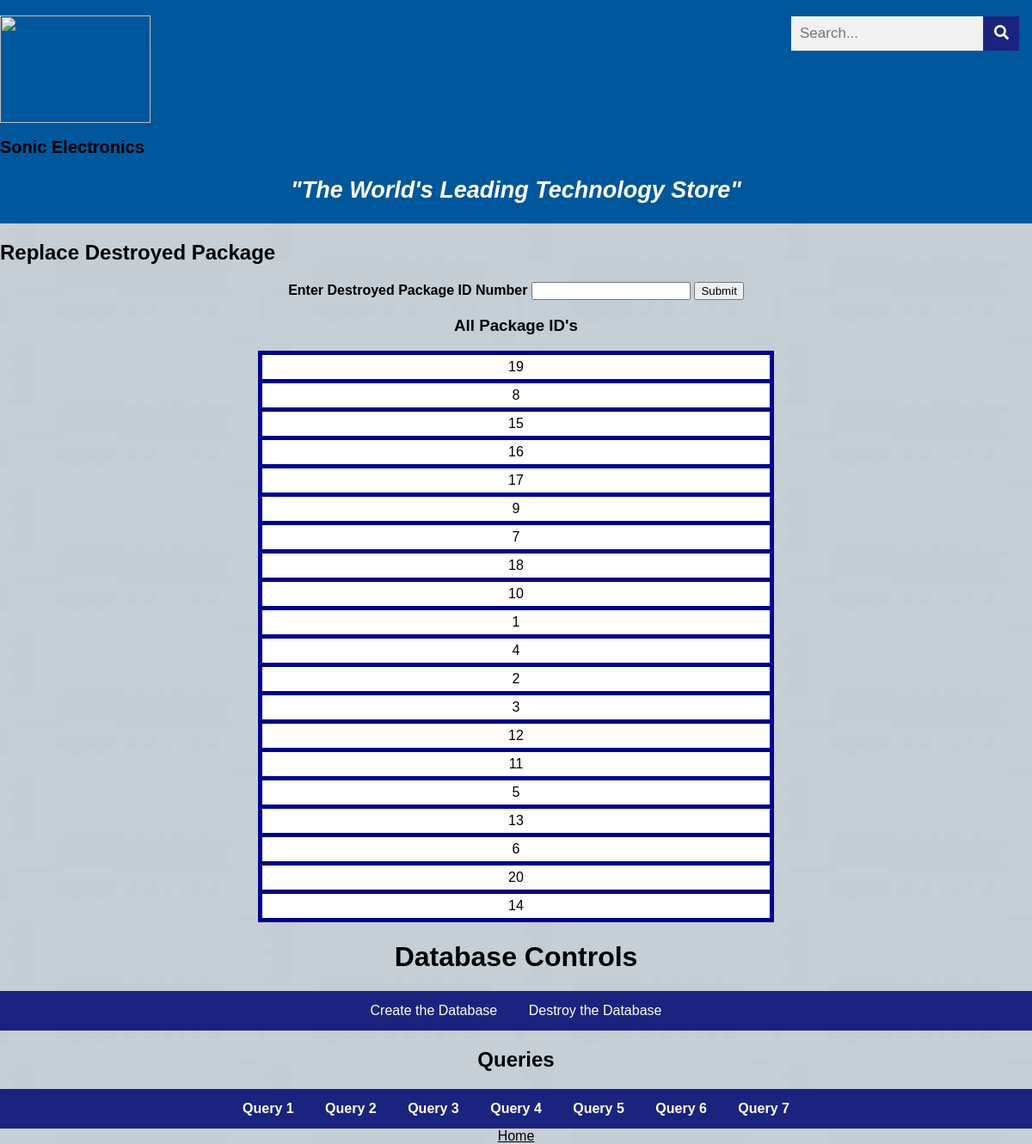
Page /queryOne.php on the committed database.
### tables this page shows
CREATE TABLE receives(
    package_id          INT(5) NOT NULL,
    email               VARCHAR(30) NOT NULL,
    PRIMARY KEY (package_id, email),
    FOREIGN KEY (package_id) REFERENCES package (package_id),
    FOREIGN KEY (email) REFERENCES customer(email)
  );

### common.php (called while the page is built)
<?php
function escape($html)
{
  return htmlspecialchars($html, ENT_QUOTES | ENT_SUBSTITUTE, "UTF-8");
}

### queryOne.php (the view, shortened to what this page needs)
<?php include "templates/header.php"; ?>
<head>
   <link rel="stylesheet" href="css/style.css">
</head>
<html>
<h2>Replace Destroyed Package</h2>
</html>
<?php
    require "config.php";
    require "common.php";
try
{
    if (isset($_POST['submit']))
    {
        $connection = new PDO($dsn, $username, $password, $options);
        $sql_email = "SELECT email
        FROM receives
        WHERE (package_id = ".$_POST["package_id"];
        $sql_email = $sql_email.");";
        $statement = $connection->prepare($sql_email);
        $statement->execute();
        $email_result = $statement->fetchAll();
        $sql_customerinfo = "SELECT *
        FROM customer
        WHERE (email = '";
        foreach ($email_result as $row)
        {
            $sql_customerinfo = $sql_customerinfo.escape($row["email"]);
        }
        $sql_customerinfo = $sql_customerinfo."');";
        $statement = $connection->prepare($sql_customerinfo);
        $statement->execute();
        $customer = $statement->fetchAll();
        $sql_packageinfo = "SELECT *
        FROM package
        WHERE package_id = ".$_POST["package_id"].";";
        $statement = $connection->prepare($sql_packageinfo);
        $statement->execute();
        $old_package = $statement->fetchAll();
        foreach($old_package as $row)
        {
            $transaction = escape($row["transaction_number"]);
        }
        $sql_newPackage = "INSERT INTO SONICDB.package (price, transaction_number, receive_date, due_date)
        VALUES (";
        foreach ($old_package as $row)
        {
            $sql_newPackage = $sql_newPackage.escape($row["price"]);
            $sql_newPackage = $sql_newPackage.", ";
            $sql_newPackage = $sql_newPackage.escape($row["transaction_number"]);
            $sql_newPackage = $sql_newPackage.", '";
            $sql_newPackage = $sql_newPackage.escape($row["receive_date"]);
            $sql_newPackage = $sql_newPackage."', '";
            $sql_newPackage = $sql_newPackage.escape($row["due_date"]);
        }
        $sql_newPackage = $sql_newPackage."');";
        $statement = $connection->prepare($sql_newPackage);
        $statement->execute();
        $sql_deleteReceives = "DELETE FROM SonicDB.receives
        WHERE (package_id = ";
        foreach($old_package as $row)
        {
            $sql_deleteReceives = $sql_deleteReceives.escape($row["package_id"]);
        }
        $sql_deleteReceives = $sql_deleteReceives.");";
        $statement = $connection->prepare($sql_deleteReceives);
        $statement->execute();
        $sql_deletePackage = "DELETE FROM SonicDB.package
        WHERE (package_id = ";
        foreach ($old_package as $row)
        {
            $sql_deletePackage = $sql_deletePackage.escape($row['package_id']);
        }
        $sql_deletePackage = $sql_deletePackage.");";
        $statement = $connection->prepare($sql_deletePackage);
        $statement->execute();
        $sql_packageID = "SELECT *
        FROM package
        WHERE transaction_number = $transaction;";
        $statement = $connection->prepare($sql_packageID);
        $statement->execute();
        $ID_result = $statement->fetchAll();
        $sql_newReceives = "INSERT INTO SonicDB.receives (package_id, email)
        VALUES (";
        foreach ($ID_result as $row)
        {
            $sql_newReceives = $sql_newReceives.(escape($row["package_id"]));
            $sql_newReceives = $sql_newReceives.", '";
        }
        foreach($email_result as $row)
        {
            $sql_newReceives = $sql_newReceives.escape($row["email"]);
        }
        $sql_newReceives = $sql_newReceives."');";
        $statement = $connection->prepare($sql_newReceives);
        $statement->execute();
        $sql_newPackage = "SELECT *
        FROM package
        WHERE (transaction_number = ";
        foreach ($old_package as $row)
        {
            $sql_newPackage = $sql_newPackage.escape($row["transaction_number"]);
        }
        $sql_newPackage = $sql_newPackage.");";
        $statement = $connection->prepare($sql_newPackage);
        $statement->execute();
        $new_package = $statement->fetchAll();
        if ($customer && $statement->rowCount() > 0)
        { ?>
            <h3 align="center">Customer Information:</h3>
            <table id="resultTable" align="center">
                <tr>
                    <th id="resultHeader">Name:</th>
                    <th id="resultHeader">Address:</th>
                    <th id="resultHeader">Email:</th>
                    <th id="resultHeader">Phone Number:</th>
                </tr>
                <?php foreach ($customer as $row) { ?>
                <tr>
                    <td id="resultData"><?php echo escape($row["customer_name"]); ?></td>
                    <td id="resultData"><?php echo escape($row["customer_address"]); ?></td>
                    <td id="resultData"><?php echo escape($row["email"]); ?></td>
                    <td id="resultData"><?php echo escape($row["phone"]); ?></td>
                </tr>
                <?php } ?>
            </table>
            <h3 align="center">Original Package Information:</h3>
            <table id="resultTable" align="center">
                <tr>
                    <th id="resultHeader">ID:</th>
                    <th id="resultHeader">Price:</th>
                    <th id="resultHeader">Transaction:</th>
                    <th id="resultHeader">Received:</th>
                    <th id="resultHeader">Due:</th>
                </tr>
                <?php foreach ($old_package as $row) { ?>
                <tr>
                    <td id="resultData"><?php echo escape($row["package_id"]); ?></td>
                    <td id="resultData"><?php echo escape($row["price"]); ?></td>
                    <td id="resultData"><?php echo escape($row["transaction_number"]); ?></td>
                    <td id="resultData"><?php echo escape($row["receive_date"]); ?></td>
                    <td id="resultData"><?php echo escape($row["due_date"]); ?></td>
                </tr>
                <?php } ?>
            </table>
            <h3 align="center">New Package Information:</h3>
            <table id="resultTable" align="center">
                <tr>
                    <th id="resultHeader">ID:</th>
                    <th id="resultHeader">Price:</th>
                    <th id="resultHeader">Transaction:</th>
                    <th id="resultHeader">Received:</th>
                    <th id="resultHeader">Due:</th>
                </tr>
                <?php foreach ($new_package as $row) { ?>
                <tr>
                    <td id="resultData"><?php echo escape($row["package_id"]); ?></td>
                    <td id="resultData"><?php echo escape($row["price"]); ?></td>
                    <td id="resultData"><?php echo escape($row["transaction_number"]); ?></td>
                    <td id="resultData"><?php echo escape($row["receive_date"]); ?></td>
                    <td id="resultData"><?php echo escape($row["due_date"]); ?></td>
                </tr>
                <?php } ?>
            </table>
        <?php } ?>
<?php } else { ?>
        <form method="post" align="center">
	    <label for="package_id"><strong>Enter Destroyed Package ID Number</strong></label>
            <input type="text" name="package_id" id="package_id">
    	    <input type="submit" name="submit" value="Submit">
        </form>
<?php
        $connection = new PDO($dsn, $username, $password, $options);
        $sql_packages = "SELECT package_id FROM receives;";
        $statement = $connection->prepare($sql_packages);
        $statement->execute();
        $result = $statement->fetchAll();
?>
        <h3 align="center">All Package ID's</h3>
        <table id="resultTable" align="center">
            <?php foreach ($result as $row){ ?>
                <tr>
                    <td id="resultData"><?php echo escape($row["package_id"]); ?></td>
                </tr>
            <?php } ?>
        </table>
<?php } ?>
<?php } catch(PDOException $error) {
           echo $sql . "<br>" . $error->getMessage();
        } ?>
<?php include "templates/footer.php"; ?>

### templates/header.php (shortened to what this page needs)
<!DOCTYPE html>
<html lang = "en">
    <head>
    <link rel='stylesheet' href='https://use.fontawesome.com/releases/v5.6.3/css/all.css'>
    <link rel="stylesheet" href="https://cdnjs.cloudflare.com/ajax/libs/font-awesome/4.7.0/css/font-awesome.min.css">
    <link rel='stylesheet' href='https://use.fontawesome.com/releases/v5.6.3/css/all.css'>
  </head>
<body>
<header style= "background-color:#01579B; height: 260px">
<br>
  <form class="example pull-right" action="/action_page.php" style="margin:auto;max-width:300px">
  <input type="text" placeholder="Search..." name="search2">
  <button type="submit"><i class="fa fa-search"></i></button>
    </form>
<img src="https://www.logolynx.com/images/logolynx/56/569a9c6f670baae2a9be83ef3a8a3364.png" style="height: 125px; width: 175px";>
    <h1 style= "font-size: 20px";> Sonic Electronics </h1>
    <h2 style= "font-family:helvetica; color:white; font-size: 27px;"><center><i>"The World's Leading Technology Store"</i></center></h2>
        </header>
    </body>
</html>

### templates/footer.php
<html>
<head>
     <link rel = "stylesheet" href = "css/style.css">
</head>
<body>
    <h1><center>Database Controls</center></h1>
<ul>
    <li>
        <a href="install.php">Create the Database</a>
    </li>
    <li>
        <a href="destroy.php">Destroy the Database</a>
    </li>
</ul>
        <h2><center>Queries</center></h2>
<ul>
    <li>
        <a href="queryOne.php"><strong>Query 1</strong></a>
    </li>
    <li>
        <a href="queryTwo.php"><strong>Query 2</strong></a>
    </li>
    <li>
        <a href="queryThree.php"><strong>Query 3</strong></a>
    </li>
    <li>
        <a href="queryFour.php"><strong>Query 4</strong></a>
    </li>
    <li>
        <a href="queryFive.php"><strong>Query 5</strong></a>
    </li>
    <li>
        <a href="querySix.php"><strong>Query 6</strong></a>
    </li>
    <li>
        <a href="querySeven.php"><strong>Query 7</strong></a>
    </li>
</ul>
    <a style = "color: black" href="index.php";><center>Home</center></a>
</body>
</html>

### css/style.css (style rules this page uses)
body { margin: 0; font-family: Arial, Helvetica, sans-serif; }
ul { list-style-type: none; margin: 0; padding: 0; overflow: hidden; background-color: #1A237E; float: none; text-align:center; }
li { display:inline; }
li a, .dropbtn { display: inline-block; color: white; text-align: center; padding: 14px 16px; text-decoration: none; }
* { box-sizing: border-box; }
form.example input[type=text] { padding: 10px; font-size: 17px; border: 1px solid #01579B; float: left; width: 80%; background: #f1f1f1; }
form.example button { float: left; width: 15%; padding: 10px; background: #1A237E; color: white; font-size: 17px; border: 1px solid #01579B; border-left: none; cursor: pointer; }
form.example::after { content: ""; clear: both; display: table; }
.pull-right { float: right; }
a:link { color: white; }
body { margin:0; }
table { font-family: arial, sans-serif; border-collapse: collapse; width: 30%; background-color: white; }
td, th { border: 5px solid DarkBlue; text-align: center; padding: 8px; }
tr:nth-child(even) { background-color: white; }
table#resultTable { border-spacing: 15px; width: 50%; }
#resultData { padding: 5px; text-align: center; }

### rows in the picture
receives: package "19"
receives: package "8"
receives: package "15"
receives: package "16"
receives: package "17"
receives: package "9"
receives: package "7"
receives: package "18"
receives: package "10"
receives: package "1"
receives: package "4"
receives: package "2"
receives: package "3"
receives: package "12"
receives: package "11"
receives: package "5"
receives: package "13"
receives: package "6"
receives: package "20"
receives: package "14"
